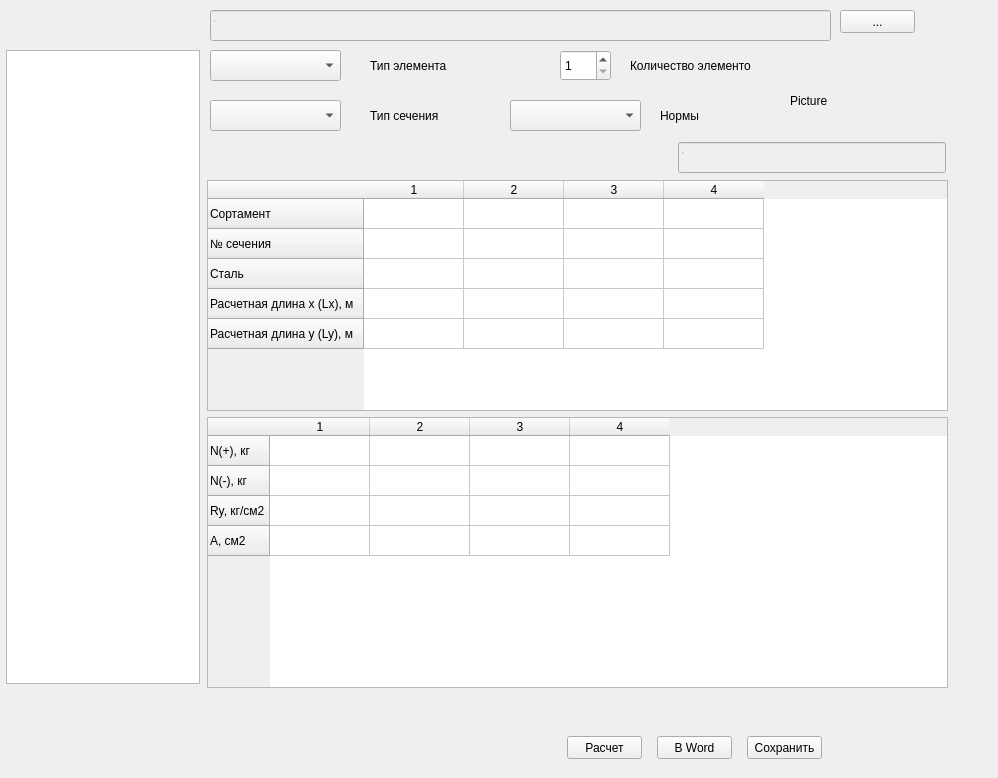
<?xml version="1.0" encoding="UTF-8"?>
<ui version="4.0">
 <class>Form</class>
 <widget class="QWidget" name="Form">
  <property name="geometry">
   <rect>
    <x>0</x>
    <y>0</y>
    <width>998</width>
    <height>778</height>
   </rect>
  </property>
  <property name="windowTitle">
   <string>Form</string>
  </property>
  <widget class="QComboBox" name="type_element">
   <property name="geometry">
    <rect>
     <x>210</x>
     <y>50</y>
     <width>131</width>
     <height>31</height>
    </rect>
   </property>
  </widget>
  <widget class="QLabel" name="text_type">
   <property name="geometry">
    <rect>
     <x>370</x>
     <y>50</y>
     <width>81</width>
     <height>31</height>
    </rect>
   </property>
   <property name="text">
    <string>Тип элемента</string>
   </property>
  </widget>
  <widget class="QLabel" name="number_element">
   <property name="geometry">
    <rect>
     <x>630</x>
     <y>50</y>
     <width>121</width>
     <height>31</height>
    </rect>
   </property>
   <property name="text">
    <string>Количество элементов</string>
   </property>
  </widget>
  <widget class="QTableWidget" name="input_table">
   <property name="geometry">
    <rect>
     <x>207</x>
     <y>180</y>
     <width>741</width>
     <height>231</height>
    </rect>
   </property>
   <row>
    <property name="text">
     <string>Сортамент</string>
    </property>
   </row>
   <row>
    <property name="text">
     <string>№ сечения</string>
    </property>
   </row>
   <row>
    <property name="text">
     <string>Сталь</string>
    </property>
   </row>
   <row>
    <property name="text">
     <string>Расчетная длина x (Lx), м</string>
    </property>
   </row>
   <row>
    <property name="text">
     <string>Расчетная длина y (Ly), м</string>
    </property>
   </row>
   <column>
    <property name="text">
     <string>1</string>
    </property>
   </column>
   <column>
    <property name="text">
     <string>2</string>
    </property>
   </column>
   <column>
    <property name="text">
     <string>3</string>
    </property>
   </column>
   <column>
    <property name="text">
     <string>4</string>
    </property>
   </column>
   <item row="2" column="0">
    <property name="text">
     <string/>
    </property>
   </item>
  </widget>
  <widget class="QTableWidget" name="output_table">
   <property name="geometry">
    <rect>
     <x>207</x>
     <y>417</y>
     <width>741</width>
     <height>271</height>
    </rect>
   </property>
   <row>
    <property name="text">
     <string>N(+), кг</string>
    </property>
   </row>
   <row>
    <property name="text">
     <string>N(-), кг</string>
    </property>
   </row>
   <row>
    <property name="text">
     <string>Ry, кг/см2</string>
    </property>
   </row>
   <row>
    <property name="text">
     <string>A, см2</string>
    </property>
   </row>
   <column>
    <property name="text">
     <string>1</string>
    </property>
   </column>
   <column>
    <property name="text">
     <string>2</string>
    </property>
   </column>
   <column>
    <property name="text">
     <string>3</string>
    </property>
   </column>
   <column>
    <property name="text">
     <string>4</string>
    </property>
   </column>
  </widget>
  <widget class="QListWidget" name="listWidget">
   <property name="geometry">
    <rect>
     <x>6</x>
     <y>50</y>
     <width>194</width>
     <height>634</height>
    </rect>
   </property>
  </widget>
  <widget class="QPushButton" name="solve_button">
   <property name="geometry">
    <rect>
     <x>567</x>
     <y>736</y>
     <width>75</width>
     <height>23</height>
    </rect>
   </property>
   <property name="text">
    <string>Расчет</string>
   </property>
  </widget>
  <widget class="QPushButton" name="word_button">
   <property name="geometry">
    <rect>
     <x>657</x>
     <y>736</y>
     <width>75</width>
     <height>23</height>
    </rect>
   </property>
   <property name="text">
    <string>В Word</string>
   </property>
  </widget>
  <widget class="QPushButton" name="pushButton_3">
   <property name="geometry">
    <rect>
     <x>747</x>
     <y>736</y>
     <width>75</width>
     <height>23</height>
    </rect>
   </property>
   <property name="text">
    <string>Сохранить</string>
   </property>
  </widget>
  <widget class="QLineEdit" name="text_folder">
   <property name="enabled">
    <bool>false</bool>
   </property>
   <property name="geometry">
    <rect>
     <x>210</x>
     <y>10</y>
     <width>621</width>
     <height>31</height>
    </rect>
   </property>
   <property name="text">
    <string>`</string>
   </property>
   <property name="cursorPosition">
    <number>1</number>
   </property>
   <property name="dragEnabled">
    <bool>false</bool>
   </property>
   <property name="readOnly">
    <bool>true</bool>
   </property>
  </widget>
  <widget class="QPushButton" name="button_folder">
   <property name="geometry">
    <rect>
     <x>840</x>
     <y>10</y>
     <width>75</width>
     <height>23</height>
    </rect>
   </property>
   <property name="text">
    <string>...</string>
   </property>
  </widget>
  <widget class="QSpinBox" name="number">
   <property name="geometry">
    <rect>
     <x>560</x>
     <y>50</y>
     <width>51</width>
     <height>31</height>
    </rect>
   </property>
   <property name="minimum">
    <number>1</number>
   </property>
   <property name="maximum">
    <number>8</number>
   </property>
  </widget>
  <widget class="QLabel" name="picture">
   <property name="geometry">
    <rect>
     <x>790</x>
     <y>50</y>
     <width>151</width>
     <height>101</height>
    </rect>
   </property>
   <property name="text">
    <string>Picture</string>
   </property>
  </widget>
  <widget class="QComboBox" name="type_section">
   <property name="geometry">
    <rect>
     <x>210</x>
     <y>100</y>
     <width>131</width>
     <height>31</height>
    </rect>
   </property>
  </widget>
  <widget class="QLabel" name="text_section">
   <property name="geometry">
    <rect>
     <x>370</x>
     <y>100</y>
     <width>81</width>
     <height>31</height>
    </rect>
   </property>
   <property name="text">
    <string>Тип сечения</string>
   </property>
  </widget>
  <widget class="QLabel" name="text_code">
   <property name="geometry">
    <rect>
     <x>660</x>
     <y>100</y>
     <width>81</width>
     <height>31</height>
    </rect>
   </property>
   <property name="text">
    <string>Нормы</string>
   </property>
  </widget>
  <widget class="QComboBox" name="type_code">
   <property name="geometry">
    <rect>
     <x>510</x>
     <y>100</y>
     <width>131</width>
     <height>31</height>
    </rect>
   </property>
  </widget>
  <widget class="QLineEdit" name="text_error">
   <property name="enabled">
    <bool>false</bool>
   </property>
   <property name="geometry">
    <rect>
     <x>678</x>
     <y>142</y>
     <width>268</width>
     <height>31</height>
    </rect>
   </property>
   <property name="text">
    <string>`</string>
   </property>
   <property name="cursorPosition">
    <number>1</number>
   </property>
   <property name="dragEnabled">
    <bool>false</bool>
   </property>
   <property name="readOnly">
    <bool>true</bool>
   </property>
  </widget>
 </widget>
 <layoutdefault spacing="6" margin="9"/>
 <resources/>
 <connections/>
 <designerdata>
  <property name="gridDeltaX">
   <number>10</number>
  </property>
  <property name="gridDeltaY">
   <number>10</number>
  </property>
  <property name="gridSnapX">
   <bool>false</bool>
  </property>
  <property name="gridSnapY">
   <bool>false</bool>
  </property>
  <property name="gridVisible">
   <bool>true</bool>
  </property>
 </designerdata>
</ui>
